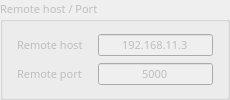
                 <widget class="QGroupBox" name="ch1_remote">
                  <property name="enabled">
                   <bool>false</bool>
                  </property>
                  <property name="minimumSize">
                   <size>
                    <width>230</width>
                    <height>70</height>
                   </size>
                  </property>
                  <property name="maximumSize">
                   <size>
                    <width>230</width>
                    <height>105</height>
                   </size>
                  </property>
                  <property name="font">
                   <font>
                    <family>맑은 고딕</family>
                    <pointsize>8</pointsize>
                   </font>
                  </property>
                  <property name="title">
                   <string>Remote host / Port</string>
                  </property>
                  <layout class="QGridLayout" name="gridLayout_4">
                   <item row="0" column="0">
                    <layout class="QGridLayout" name="gridLayout_34">
                     <item row="0" column="0">
                      <widget class="QLabel" name="label_181">
                       <property name="minimumSize">
                        <size>
                         <width>75</width>
                         <height>22</height>
                        </size>
                       </property>
                       <property name="maximumSize">
                        <size>
                         <width>75</width>
                         <height>22</height>
                        </size>
                       </property>
                       <property name="font">
                        <font>
                         <family>맑은 고딕</family>
                         <pointsize>8</pointsize>
                        </font>
                       </property>
                       <property name="text">
                        <string>Remote host</string>
                       </property>
                      </widget>
                     </item>
                     <item row="0" column="1">
                      <widget class="QLineEdit" name="ch1_remoteip">
                       <property name="minimumSize">
                        <size>
                         <width>115</width>
                         <height>22</height>
                        </size>
                       </property>
                       <property name="maximumSize">
                        <size>
                         <width>115</width>
                         <height>22</height>
                        </size>
                       </property>
                       <property name="font">
                        <font>
                         <family>맑은 고딕</family>
                         <pointsize>8</pointsize>
                        </font>
                       </property>
                       <property name="text">
                        <string>192.168.11.3</string>
                       </property>
                       <property name="maxLength">
                        <number>128</number>
                       </property>
                       <property name="alignment">
                        <set>Qt::AlignCenter</set>
                       </property>
                      </widget>
                     </item>
                    </layout>
                   </item>
                   <item row="1" column="0">
                    <layout class="QGridLayout" name="gridLayout_35">
                     <item row="0" column="0">
                      <widget class="QLabel" name="label_141">
                       <property name="minimumSize">
                        <size>
                         <width>75</width>
                         <height>22</height>
                        </size>
                       </property>
                       <property name="maximumSize">
                        <size>
                         <width>75</width>
                         <height>22</height>
                        </size>
                       </property>
                       <property name="font">
                        <font>
                         <family>맑은 고딕</family>
                         <pointsize>8</pointsize>
                        </font>
                       </property>
                       <property name="text">
                        <string>Remote port</string>
                       </property>
                      </widget>
                     </item>
                     <item row="0" column="1">
                      <widget class="QLineEdit" name="ch1_remoteport">
                       <property name="minimumSize">
                        <size>
                         <width>115</width>
                         <height>22</height>
                        </size>
                       </property>
                       <property name="maximumSize">
                        <size>
                         <width>115</width>
                         <height>22</height>
                        </size>
                       </property>
                       <property name="font">
                        <font>
                         <family>맑은 고딕</family>
                         <pointsize>8</pointsize>
                        </font>
                       </property>
                       <property name="text">
                        <string>5000</string>
                       </property>
                       <property name="maxLength">
                        <number>5</number>
                       </property>
                       <property name="alignment">
                        <set>Qt::AlignCenter</set>
                       </property>
                      </widget>
                     </item>
                    </layout>
                   </item>
                  </layout>
                 </widget>
